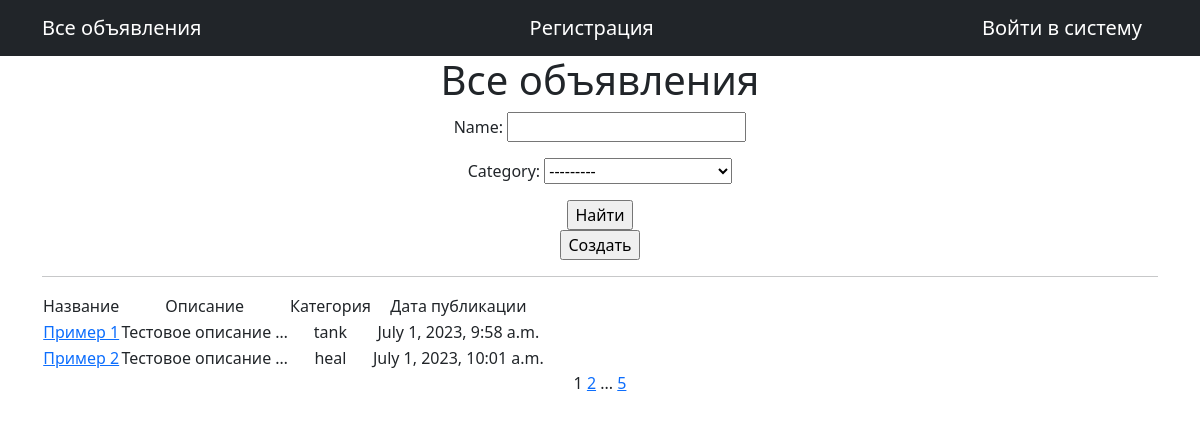
/posts/, run on the app's committed database.
### posts/models.py (models this page shows, shortened)
class Post(models.Model):
    TYPE = (
        ('tank', 'Танки'),
        ('heal', 'Хилы'),
        ('dd', 'ДД'),
        ('buyers', 'Торговцы'),
        ('gildemaster', 'Гилдмастеры'),
        ('quest', 'Квестгиверы'),
        ('smith', 'Кузнецы'),
        ('tanner', 'Кожевники'),
        ('potion', 'Зельевары'),
        ('spellmaqster', 'Мастера заклинаний'),
    )
    author = models.ForeignKey(User, on_delete=models.CASCADE)
    name = models.CharField(max_length=64)
    description = models.TextField()
    category = models.CharField(max_length=28, choices=TYPE, default='tank')
    created = models.DateTimeField(auto_now_add=True)
    updated = models.DateTimeField(auto_now=True)
    image = models.ImageField(upload_to='images')

### posts/views.py (the view)
# urls.py: path('', PostsList.as_view(), name='post_list'),
class PostsList(ListView):
    model = Post
    template_name = 'posts.html'
    context_object_name = 'posts'
    paginate_by = 2
    def get_queryset(self):
        queryset = super().get_queryset()
        self.filterset = PostFilter(self.request.GET, queryset)
        return self.filterset.qs
    def get_context_data(self, **kwargs):
        context = super().get_context_data(**kwargs)
        context['filterset'] = self.filterset
        return context

### posts/templatetags/custom_tags.py (called while the page is built)
@register.simple_tag(takes_context=True)
def url_replace(context, **kwargs):
    d = context['request'].GET.copy()
    for k, v in kwargs.items():
        d[k] = v
        return d.urlencode()

### templates/posts.html (shortened to what this page needs)
{% extends 'flatpages/default.html' %}
{% load custom_tags %}
{% block content %}
   <h1>Все объявления</h1>
   <form action="" method="get">
       {{ filterset.form.as_p }}
       <input type="submit" value="Найти" />
   </form>
    <form action="{% url 'post_create' %}">
    <input type="submit" value="Создать" />
    </form>
   <hr>
   {% if posts %}
       <table>
           <tr>
               <td>Название</td>
               <td>Описание</td>
               <td>Категория</td>
               <td>Дата публикации</td>
           </tr>
           {% for post in posts %}
           <tr>
               <td><a href="{% url 'post_detail' post.pk %}">{{ post.name }}</a></td>
               <td>{{ post.description|truncatewords:2 }}</td>
               <td>{{ post.category }}</td>
               <td>{{ post.created }}</td>
           </tr>
           {% endfor %}
       </table>
   {% else %}
       <h2></h2>
   {% endif %}
   {{ page_obj.number }}
   {% if page_obj.has_next %}
       <a href="?{% url_replace page=page_obj.next_page_number %}">{{ page_obj.next_page_number }}</a>
       {% if paginator.num_pages != page_obj.next_page_number %}
           ...
           <a href="?{% url_replace page=page_obj.paginator.num_pages %}">{{ page_obj.paginator.num_pages }}</a>
       {% endif %}
   {% endif %}
{% endblock content %}

### data on the page
Post: name "Пример 1", description "Тестовое описание …", category "tank", created "July 1, 2023, 9:58 a.m."
Post: name "Пример 2", description "Тестовое описание …", category "heal", created "July 1, 2023, 10:01 a.m."

### other printed values
{{ page_obj.number }} "1"
{{ page_obj.next_page_number }} "2"
{{ page_obj.paginator.num_pages }} "5"
